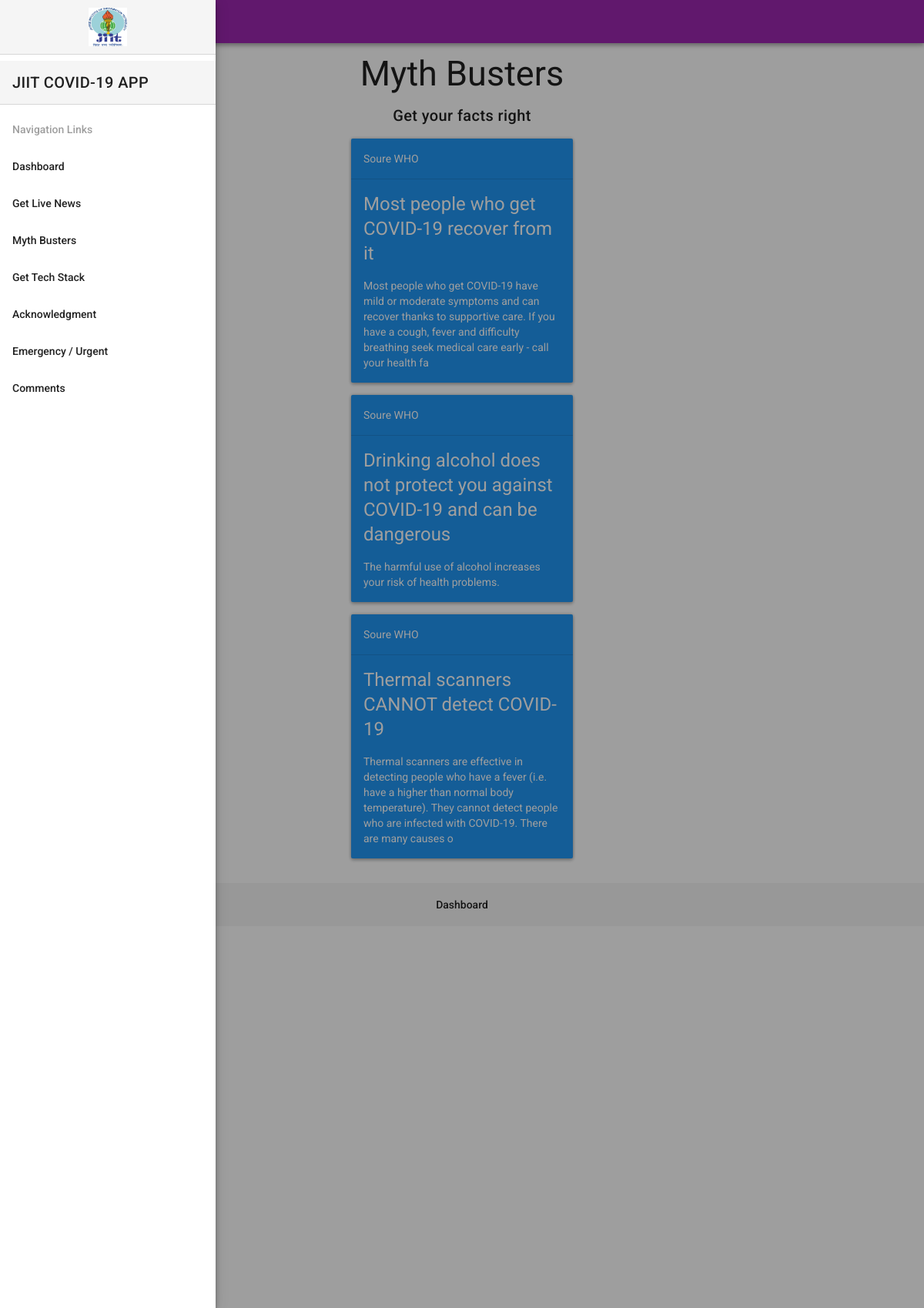
The page /mythbusters on the database its author committed.
### covid19app/models.py (models this page shows)
class Myth(models.Model):
	title = models.CharField(max_length=200)
	subject = models.TextField(max_length=200)

### covid19app/views.py (the view)
# urls.py: path('mythbusters',views.mythbusters,name='mythbusters'),
def mythbusters(request):
    mydict = {
    "myths" : Myth.objects.all()
    }
    return render(request,'myths.html',context=mydict)

### templates/myths.html (shortened to what this page needs)
{% extends 'index.html' %}
{% block content %}
<p class="h1" style="text-align: center;display: block;margin: 1rem auto;">Myth Busters</p>
<p class="h4" style="text-align: center;display: block;margin: 1rem auto;">Get your facts right</p>
{% for myth in myths %}
<div class="row">
    <div class="card bg-info text-white mb-3" style="max-width: 18rem;margin: 0 auto;">
        <div class="card-header">Soure WHO</div>
        <div class="card-body">
            <h5 class="card-title">{{myth.title}}</h5>
            <p class="card-text">{{myth.subject}}</p>
        </div>
    </div>
</div>
{% endfor %}
</div>
{% endblock %}

### templates/index.html (shortened to what this page needs)
{% load static %}
<!DOCTYPE html>
<html lang="en">
<head>
    <link href="{% static 'material.min.css' %}" rel="stylesheet">
</head>
<body style="margin-bottom: 30rem;">
    <header class="navbar navbar-dark navbar-full bg-primary doc-navbar-default">
        <span class="navbar-brand mr-auto">JIIT COVID-19 APP</span>
    </header>
    <div aria-hidden="true" class="navdrawer" id="navdrawerDefault" tabindex="-1">
        <div class="navdrawer-content">
            <div class="navdrawer-header">
                <img src="{% static 'jiit.png' %}" class="img-fluid img-fluid" style="height: 50px;width: 50px;display: block;margin: 0 auto;">
            </div>
            <div class="navdrawer-header">
                <a class="navbar-brand px-0" href="/">JIIT COVID-19 APP</a>
            </div>
            <p class="navdrawer-subheader">Navigation Links</p>
            <ul class="navdrawer-nav">
                <li class="nav-item">
                    <a class="nav-link" href="/">Dashboard</a>
                </li>
                <li class="nav-item">
                    <a class="nav-link" href="{% url 'getnews' %}">Get Live News</a>
                </li>
                <li class="nav-item">
                    <a class="nav-link" href="{% url 'mythbusters' %}">Myth Busters</a>
                </li>
                <li class="nav-item">
                    <a class="nav-link" href="{% url 'techstack' %}">Get Tech Stack</a>
                </li>
                <li class="nav-item">
                    <a class="nav-link" href="{% url 'acknowledgement' %}">Acknowledgment</a>
                </li>
                <li class="nav-item">
                    <a class="nav-link" href="{% url 'urgent' %}">Emergency / Urgent</a>
                </li>
                <li class="nav-item">
                    <a class="nav-link" href="{% url 'comments' %}">Comments</a>
                </li>
            </ul>
        </div>
    </div>
    <div class="container-fluid">
        {% block content %}{% endblock %}
        <div class="row" style="margin-top: 1rem;">
            <div class="col-md-12">
                <nav aria-label="Page navigation example">
                    <ul class="pagination justify-content-center">
                        <li class="page-item">
                            <a class="page-link" href="/">Dashboard</a>
                        </li>
                    </ul>
                </nav>
            </div>
        </div>
</body>
</html>

### rows shown on the page
Myth: title "Most people who get COVID-19 recover from it", subject "Most people who get COVID-19 have mild or moderate symptoms and can recover thanks to supportive care. If you have a cough, fever and difficulty breathing seek medical care early - call your health fa"
Myth: title "Drinking alcohol does not protect you against COVID-19 and can be dangerous", subject "The harmful use of alcohol increases your risk of health problems."
Myth: title "Thermal scanners CANNOT detect COVID-19", subject "Thermal scanners are effective in detecting people who have a fever (i.e. have a higher than normal body temperature). They cannot detect people who are infected with COVID-19. There are many causes o"
